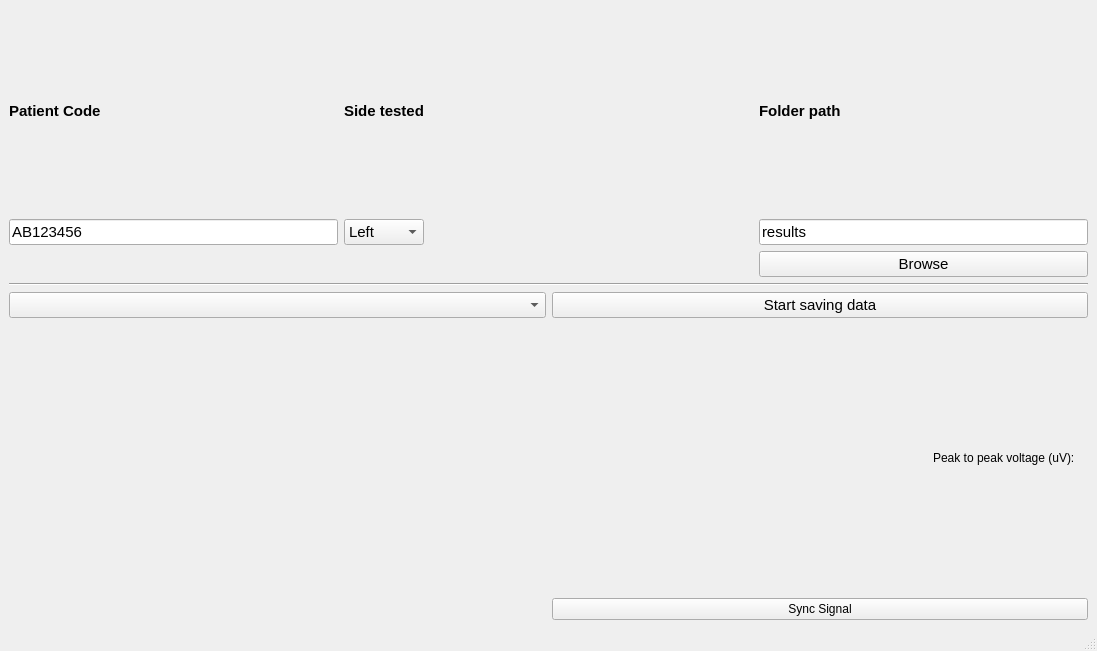
<?xml version="1.0" encoding="UTF-8"?>
<ui version="4.0">
 <class>MainWindow</class>
 <widget class="QMainWindow" name="MainWindow">
  <property name="geometry">
   <rect>
    <x>0</x>
    <y>0</y>
    <width>1097</width>
    <height>651</height>
   </rect>
  </property>
  <property name="windowTitle">
   <string>TMS</string>
  </property>
  <widget class="QWidget" name="centralwidget">
   <layout class="QVBoxLayout" name="verticalLayout">
    <item>
     <layout class="QGridLayout" name="gridLayout">
      <item row="1" column="0">
       <widget class="QLineEdit" name="pat_code_in">
        <property name="font">
         <font>
          <pointsize>11</pointsize>
         </font>
        </property>
        <property name="text">
         <string>AB123456</string>
        </property>
       </widget>
      </item>
      <item row="0" column="0">
       <widget class="QLabel" name="label">
        <property name="font">
         <font>
          <pointsize>11</pointsize>
          <weight>75</weight>
          <bold>true</bold>
         </font>
        </property>
        <property name="text">
         <string>Patient Code</string>
        </property>
       </widget>
      </item>
      <item row="1" column="2">
       <spacer name="horizontalSpacer">
        <property name="orientation">
         <enum>Qt::Horizontal</enum>
        </property>
        <property name="sizeHint" stdset="0">
         <size>
          <width>40</width>
          <height>20</height>
         </size>
        </property>
       </spacer>
      </item>
      <item row="0" column="3">
       <widget class="QLabel" name="label_5">
        <property name="font">
         <font>
          <pointsize>11</pointsize>
          <weight>75</weight>
          <bold>true</bold>
         </font>
        </property>
        <property name="text">
         <string>Folder path</string>
        </property>
       </widget>
      </item>
      <item row="1" column="1">
       <widget class="QComboBox" name="side_combo">
        <property name="font">
         <font>
          <pointsize>11</pointsize>
         </font>
        </property>
        <item>
         <property name="text">
          <string>Left</string>
         </property>
        </item>
        <item>
         <property name="text">
          <string>Right</string>
         </property>
        </item>
       </widget>
      </item>
      <item row="0" column="1">
       <widget class="QLabel" name="label_4">
        <property name="font">
         <font>
          <pointsize>11</pointsize>
          <weight>75</weight>
          <bold>true</bold>
         </font>
        </property>
        <property name="text">
         <string>Side tested</string>
        </property>
       </widget>
      </item>
      <item row="1" column="3">
       <widget class="QLineEdit" name="folder_in">
        <property name="font">
         <font>
          <pointsize>11</pointsize>
         </font>
        </property>
        <property name="text">
         <string>results</string>
        </property>
       </widget>
      </item>
      <item row="2" column="3">
       <widget class="QPushButton" name="browse_btn">
        <property name="font">
         <font>
          <pointsize>11</pointsize>
         </font>
        </property>
        <property name="text">
         <string>Browse</string>
        </property>
       </widget>
      </item>
     </layout>
    </item>
    <item>
     <widget class="Line" name="line">
      <property name="orientation">
       <enum>Qt::Horizontal</enum>
      </property>
     </widget>
    </item>
    <item>
     <layout class="QGridLayout" name="gridLayout_2">
      <item row="0" column="0">
       <widget class="QComboBox" name="channel_combo">
        <property name="font">
         <font>
          <pointsize>11</pointsize>
         </font>
        </property>
       </widget>
      </item>
      <item row="0" column="1">
       <widget class="QPushButton" name="data_start_btn">
        <property name="font">
         <font>
          <pointsize>11</pointsize>
         </font>
        </property>
        <property name="styleSheet">
         <string notr="true">background-color: 'green'</string>
        </property>
        <property name="text">
         <string>Start saving data</string>
        </property>
       </widget>
      </item>
     </layout>
    </item>
    <item>
     <layout class="QVBoxLayout" name="canvas_layout"/>
    </item>
    <item>
     <layout class="QHBoxLayout" name="horizontalLayout">
      <item>
       <spacer name="horizontalSpacer_2">
        <property name="orientation">
         <enum>Qt::Horizontal</enum>
        </property>
        <property name="sizeHint" stdset="0">
         <size>
          <width>40</width>
          <height>20</height>
         </size>
        </property>
       </spacer>
      </item>
      <item>
       <widget class="QLabel" name="label_2">
        <property name="text">
         <string>Peak to peak voltage (uV):</string>
        </property>
       </widget>
      </item>
      <item>
       <widget class="QLabel" name="ppvoltage_label">
        <property name="text">
         <string/>
        </property>
       </widget>
      </item>
     </layout>
    </item>
    <item>
     <layout class="QHBoxLayout" name="horizontalLayout_2">
      <item>
       <widget class="QLabel" name="fps_label">
        <property name="text">
         <string/>
        </property>
       </widget>
      </item>
      <item>
       <widget class="QPushButton" name="aux_sync_btn">
        <property name="text">
         <string>Sync Signal</string>
        </property>
       </widget>
      </item>
     </layout>
    </item>
   </layout>
  </widget>
  <widget class="QMenuBar" name="menubar">
   <property name="geometry">
    <rect>
     <x>0</x>
     <y>0</y>
     <width>1097</width>
     <height>21</height>
    </rect>
   </property>
  </widget>
  <widget class="QStatusBar" name="statusbar"/>
 </widget>
 <resources/>
 <connections/>
</ui>
